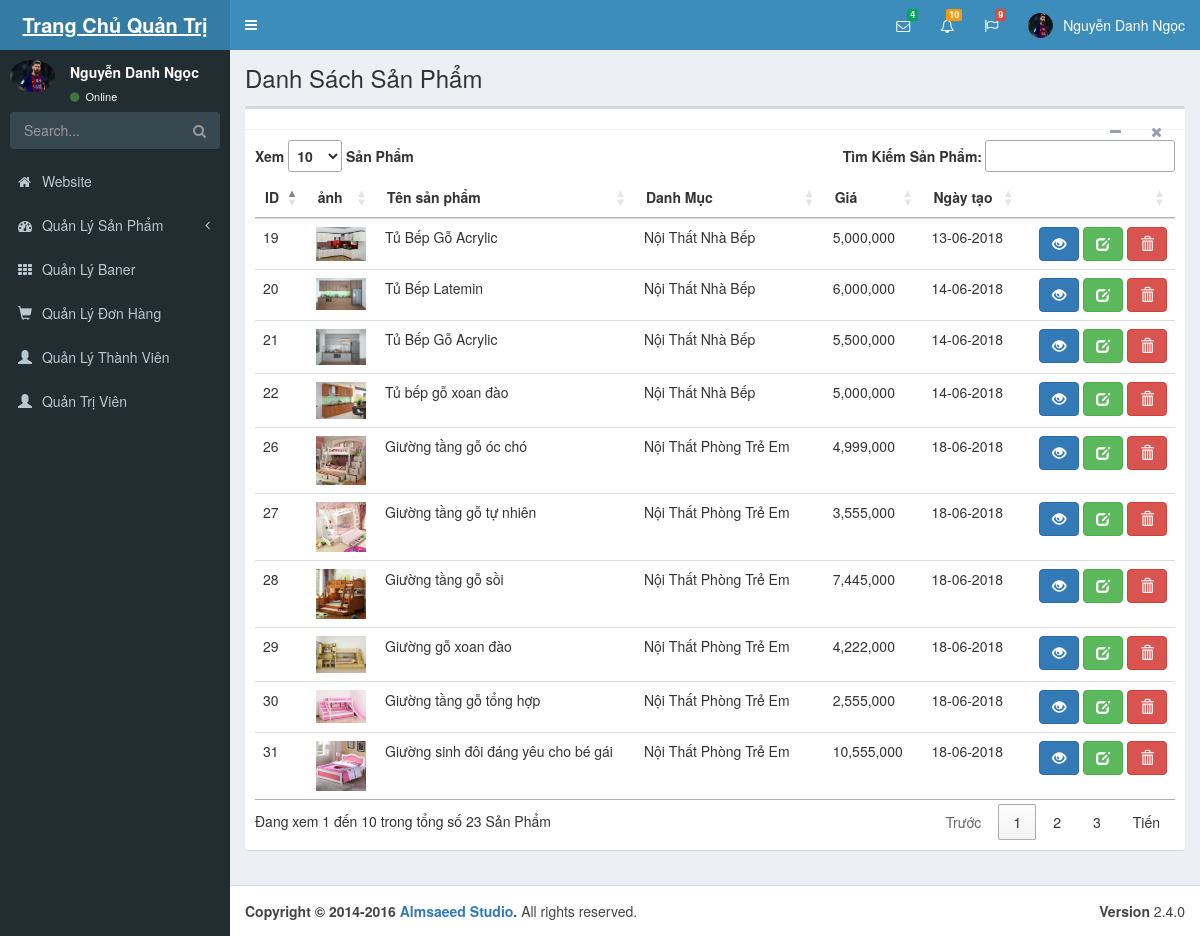
The app's page /admin/index.php?module=product (signed in) with its own data.
### tables this page shows
CREATE TABLE `product` (
  `id` int(11) NOT NULL,
  `category_id` int(11) DEFAULT NULL,
  `name` varchar(200) DEFAULT NULL,
  `image` varchar(200) DEFAULT NULL,
  `content` text,
  `price` float DEFAULT '0',
  `sale_price` float DEFAULT '0',
  `created` datetime DEFAULT CURRENT_TIMESTAMP,
  `status` tinyint(1) DEFAULT '1'
);

CREATE TABLE `category` (
  `id` int(11) NOT NULL,
  `name` varchar(100) DEFAULT NULL,
  `parent` int(11) DEFAULT '0',
  `status` tinyint(1) DEFAULT '1'
);

### admin/index.php (called while the page is built)
<?php include 'header.php'; ?>
<?php
$module = isset($_GET['module']) ? $_GET['module'] : 'main';
$action = isset($_GET['action']) ? $_GET['action'] : 'danh-sach';
include 'modules/'.$module.'/'.$action.'.php';
?>
 <?php include 'footer.php'; ?>

### admin/modules/product/danh-sach.php (the view, shortened to what this page needs)
<?php
$sql ="SELECT p.id,p.name,p.image,p.price,p.sale_price,p.created,p.content,c.name as 'cat_name' FROM product p JOIN category c ON p.category_id= c.id";
$product = mysqli_query($conn,$sql);
 ?>
    <section class="content-header">
      <h1>
        Danh Sách Sản Phẩm
      </h1>
    </section>
    <section class="content">
      <div class="box">
        <div class="box-header with-border">
          <div class="box-tools pull-right">
            <button type="button" class="btn btn-box-tool" data-widget="collapse" data-toggle="tooltip"
                    title="Collapse">
              <i class="fa fa-minus"></i></button>
            <button type="button" class="btn btn-box-tool" data-widget="remove" data-toggle="tooltip" title="Remove">
              <i class="fa fa-times"></i></button>
          </div>
        </div>
        <div class="box-body">
          <table class="table table-hover" id="myTable">
          	<thead>
          		<tr>
          			<th>ID</th>
                <th>ảnh</th>
          			<th>Tên sản phẩm</th>
                <th>Danh Mục</th>
          			<th>Giá</th>
          			<th>Ngày tạo</th>
          			<th></th>
          		</tr>
          	</thead>
          	<tbody>
              <?php foreach ($product as $pro) {
               ?>
          		<tr>
          			<td><?php echo $pro['id'];?></td>
                <td>
                  <img width="50px" src="../uploads/<?php echo $pro['image']; ?>" alt="">
                </td>
          			<td><?php echo $pro['name'];?></td>
                <td><?php echo $pro['cat_name'];?></td>
          			<td><?php echo number_format($pro['price']);?></td>
          			<td><?php echo date('d-m-Y',strtotime($pro['created'])); ?></td>
          			<td class="text-right">
                         <a class="btn btn-primary" data-toggle="modal" id='xem' value ="xem" href='#modal-<?php echo $pro['id']; ?>'><i class="glyphicon glyphicon-eye-open"></i></a>
            						<a href="index.php?module=product&action=sua&id=<?php echo $pro['id']; ?>" class="btn btn btn-success"><span class="glyphicon glyphicon-edit
                         glyphicon "></span></a>
            						<a href="index.php?module=product&action=xoa&id=<?php echo $pro['id'];?>" class="btn btn-danger" onclick="return confirm('bạn có chắc chắn muốn xóa không?')"><span class="glyphicon glyphicon-trash"></span></a>
          			</td>
          		</tr>
              <?php }
               ?>
          	</tbody>
          </table>
        </div>
    </div>
    </section>

### records on screen
product: id "19", image (picture), name "Tủ Bếp Gỗ Acrylic", category.name "Nội Thất Nhà Bếp", price "5,000,000", created "13-06-2018"
product: id "20", image (picture), name "Tủ Bếp Latemin", category.name "Nội Thất Nhà Bếp", price "6,000,000", created "14-06-2018"
product: id "21", image (picture), name "Tủ Bếp Gỗ Acrylic", category.name "Nội Thất Nhà Bếp", price "5,500,000", created "14-06-2018"
product: id "22", image (picture), name "Tủ bếp gỗ xoan đào", category.name "Nội Thất Nhà Bếp", price "5,000,000", created "14-06-2018"
product: id "26", image (picture), name "Giường tầng gỗ óc chó", category.name "Nội Thất Phòng Trẻ Em", price "4,999,000", created "18-06-2018"
product: id "27", image (picture), name "Giường tầng gỗ tự nhiên", category.name "Nội Thất Phòng Trẻ Em", price "3,555,000", created "18-06-2018"
product: id "28", image (picture), name "Giường tầng gỗ sồi", category.name "Nội Thất Phòng Trẻ Em", price "7,445,000", created "18-06-2018"
product: id "29", image (picture), name "Giường gỗ xoan đào", category.name "Nội Thất Phòng Trẻ Em", price "4,222,000", created "18-06-2018"
product: id "30", image (picture), name "Giường tầng gỗ tổng hợp", category.name "Nội Thất Phòng Trẻ Em", price "2,555,000", created "18-06-2018"
product: id "31", image (picture), name "Giường sinh đôi đáng yêu cho bé gái", category.name "Nội Thất Phòng Trẻ Em", price "10,555,000", created "18-06-2018"

### other values on screen
$admin['name'] "Nguyễn Danh Ngọc"
